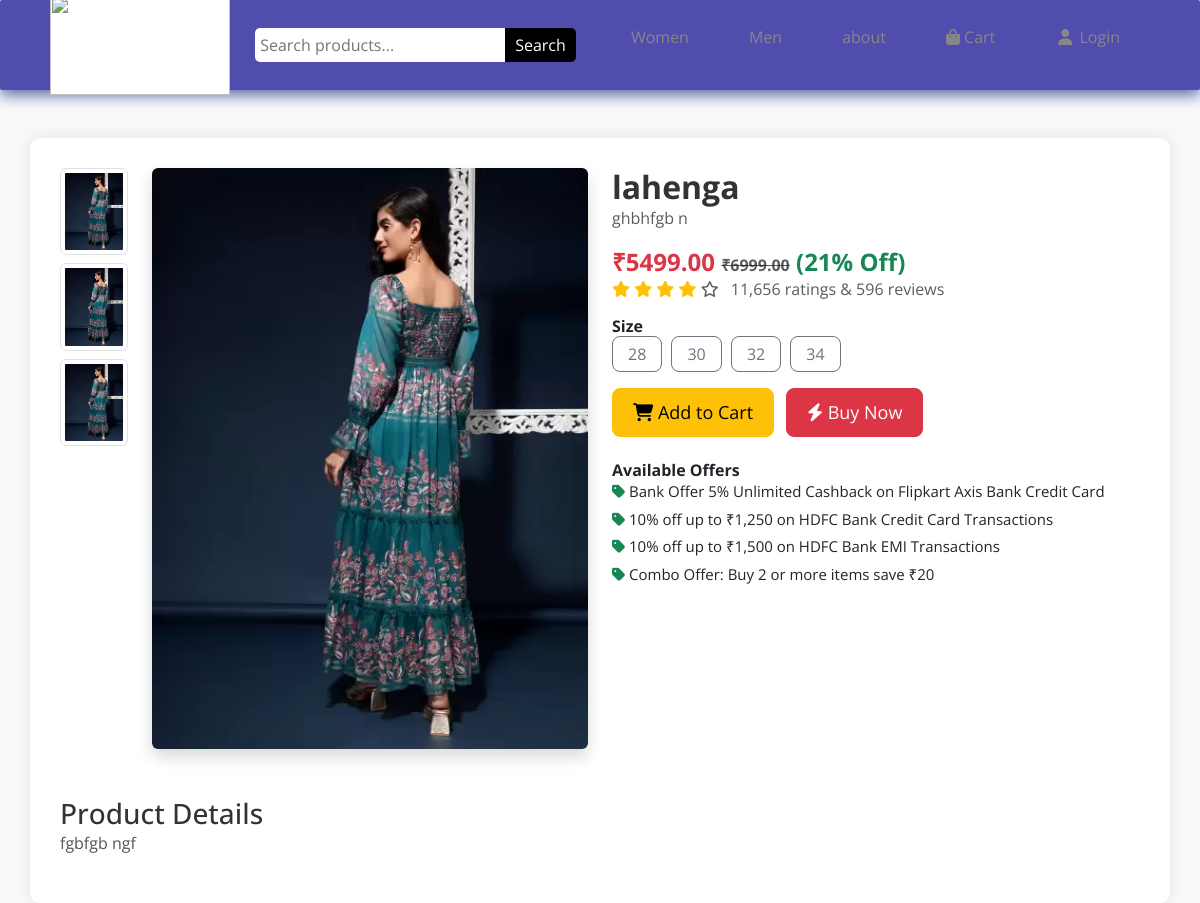
Screenshot of /product_details.php?id=1 with the database file from the repository.
### tables this page shows
CREATE TABLE products (
    p_id INT AUTO_INCREMENT PRIMARY KEY,
    categories_id INT NOT NULL,
    brand_id INT NOT NULL,
    p_name VARCHAR(255) NOT NULL,
    category_name VARCHAR(100) NOT NULL,
    brand_name VARCHAR(255) NOT NULL,
    mrp DECIMAL(10,2) NOT NULL,
    p_price DECIMAL(10,2) NOT NULL,
    qty INT NOT NULL,
    p_image VARCHAR(255),
    short_desc TEXT,
    description TEXT,
    meta_title VARCHAR(255),
    meta_desc TEXT,
    meta_keyword VARCHAR(255),
    status TINYINT(1) DEFAULT 1,
    FOREIGN KEY (categories_id) REFERENCES categories(categories_id) ON DELETE CASCADE,
    FOREIGN KEY (brand_id) REFERENCES brands(id) ON DELETE CASCADE
);

### product_details.php (the view, shortened to what this page needs)
<?php
require('include/nav.php');
if (isset($_GET['id'])) {
    $product_id = intval($_GET['id']);
    $query = "SELECT * FROM products WHERE p_id = $product_id";
    $result = mysqli_query($con, $query);
    if ($result && mysqli_num_rows($result) > 0) {
        $product = mysqli_fetch_assoc($result);
    } else {
        echo "<h3>Product not found.</h3>";
        exit;
    }
} else {
    echo "<h3>No product ID provided.</h3>";
    exit;
}
?>
<!DOCTYPE html>
<html lang="en">
<head>
    <link href="https://cdn.jsdelivr.net/npm/bootstrap@5.3.0/dist/css/bootstrap.min.css" rel="stylesheet">
    <link rel="stylesheet" href="https://cdnjs.cloudflare.com/ajax/libs/font-awesome/6.4.0/css/all.min.css">
    <link rel="stylesheet" href="style.css">
</head>
<body>
<div class="container mt-5">
    <div class="row">
        <div class="col-md-6">
            <div class="row">
                <div class="col-2">
                    <div class="d-flex flex-column">
                        <img src="admin/uploaded_img/<?php echo $product['p_image']; ?>" class="img-thumbnail mb-2" alt="Thumbnail">
                        <img src="admin/uploaded_img/<?php echo $product['p_image']; ?>" class="img-thumbnail mb-2" alt="Thumbnail">
                        <img src="admin/uploaded_img/<?php echo $product['p_image']; ?>" class="img-thumbnail mb-2" alt="Thumbnail">
                    </div>
                </div>
                <div class="col-10">
                    <img src="admin/uploaded_img/<?php echo $product['p_image']; ?>" class="img-fluid rounded shadow" alt="<?php echo $product['p_name']; ?>">
                </div>
            </div>
        </div>
        <div class="col-md-6">
            <h2 class="fw-bold"><?php echo $product['p_name']; ?></h2>
            <p class="text-muted"><?php echo $product['short_desc']; ?></p>
            <h4 class="text-danger fw-bold">₹<?php echo $product['p_price']; ?>
                <span class="text-muted text-decoration-line-through">₹<?php echo $product['mrp']; ?></span>
                <span class="text-success"> (<?php echo round((($product['mrp'] - $product['p_price']) / $product['mrp']) * 100); ?>% Off)</span>
            </h4>
            <div class="mb-3">
                <i class="fa-solid fa-star text-warning"></i>
                <i class="fa-solid fa-star text-warning"></i>
                <i class="fa-solid fa-star text-warning"></i>
                <i class="fa-solid fa-star text-warning"></i>
                <i class="fa-regular fa-star text-muted"></i>
                <span class="text-muted ms-2">11,656 ratings & 596 reviews</span>
            </div>
            <h6 class="fw-bold">Size</h6>
            <div class="mb-3">
                <button class="btn btn-outline-secondary">28</button>
                <button class="btn btn-outline-secondary">30</button>
                <button class="btn btn-outline-secondary">32</button>
                <button class="btn btn-outline-secondary">34</button>
            </div>
               <div class="product-buttons">
                <button    class="btn btn-warning btn-lg addToCartBtn"
                     data-id="<?php echo $product['p_id']; ?>"
                     data-name="<?php echo $product['p_name']; ?>"
                     data-image="<?php echo $product['p_image']; ?>"
                     data-price="<?php echo $product['p_price']; ?>">
                    <i class="fa-solid fa-cart-shopping"></i> Add to Cart
                </button>
                <a href="direct_checkout.php?p_id=<?php echo $product['p_id']; ?>" class="btn btn-danger btn-lg ms-2">
                    <i class="fas fa-bolt"></i> Buy Now
                </a>
               </div>
            <div class="mt-4">
                <h6 class="fw-bold">Available Offers</h6>
                <ul class="list-unstyled">
                    <li><i class="fa-solid fa-tag text-success"></i> Bank Offer 5% Unlimited Cashback on Flipkart Axis Bank Credit Card</li>
                    <li><i class="fa-solid fa-tag text-success"></i> 10% off up to ₹1,250 on HDFC Bank Credit Card Transactions</li>
                    <li><i class="fa-solid fa-tag text-success"></i> 10% off up to ₹1,500 on HDFC Bank EMI Transactions</li>
                    <li><i class="fa-solid fa-tag text-success"></i> Combo Offer: Buy 2 or more items save ₹20</li>
                </ul>
            </div>
        </div>
    </div>
    <div class="row mt-5">
        <div class="col-md-12">
            <h3>Product Details</h3>
            <p><?php echo nl2br($product['description']); ?></p>
        </div>
    </div>
</div>
</body>
</html>

### admin/assets/css/style.css (style rules this page uses)
body { display: table; font-family: open sans, sans-serif; font-size: 16px; width: 100% }
p { font-size: 16px; font-family: open sans, sans-serif; font-weight: 400; line-height: 24px; color: #878787 }
a, button { text-decoration: none; outline: none!important; color: #878787; -webkit-transition: all .25s ease; transition: all .25s ease }
h1, h2, h3, h4, h5, h6 { margin: 0 }
ul, ol { padding-left: 0 }
img { max-width: 100% }
.btn, button, input, textarea { -webkit-box-shadow: none; box-shadow: none; outline: 0!important }
.btn { border-radius: 3px }
.text-muted { font-size: 14px }
.btn, .button { display: inline-block; font-weight: 400; text-align: center; white-space: nowrap; vertical-align: middle; -webkit-transition: all .15s ease-in-out; transition: all .15s ease-in-out; border-radius: 3; cursor: pointer }

### include/nav.php (style rules this page uses)
* { margin: 0; padding: 0; box-sizing: border-box; }

### product_details.php (style rules this page uses)
body { background-color: #f8f9fa; }
.container { background: #fff; padding: 30px; border-radius: 10px; box-shadow: 0px 0px 15px rgba(0, 0, 0, 0.1); }
h2, h3 { color: #333; }
.text-muted { font-size: 16px; }
.img-fluid { max-width: 100%; height: auto; border-radius: 10px; }
.btn-lg { font-size: 18px; padding: 10px 20px; border-radius: 8px; }
.btn-outline-secondary { border-radius: 8px; padding: 5px 15px; margin-right: 5px; }
p { line-height: 1.6; font-size: 16px; color: #555; }
.list-unstyled li { font-size: 15px; margin-bottom: 5px; }

### rows the page displays
products: p_image (picture), p_name "lahenga", short_desc "ghbhfgb n", p_price "5499.00", mrp "6999.00", (($product['mrp'] - $product['p_price']) / $product['mrp']) * 100 "21", description "fgbfgb ngf"
